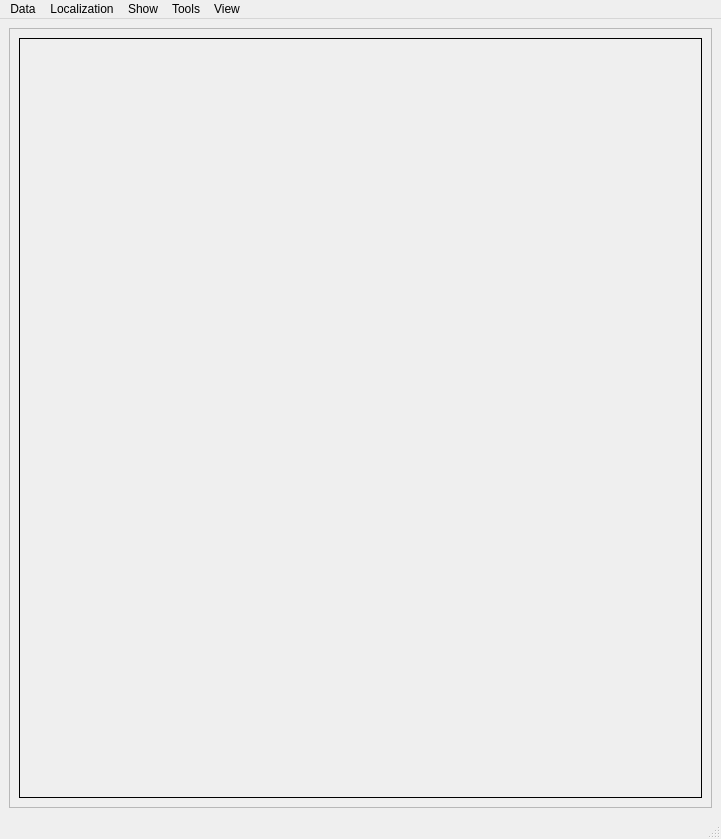
<?xml version="1.0" encoding="UTF-8"?>
<ui version="4.0">
 <class>MainWindow</class>
 <widget class="QMainWindow" name="MainWindow">
  <property name="geometry">
   <rect>
    <x>0</x>
    <y>0</y>
    <width>721</width>
    <height>839</height>
   </rect>
  </property>
  <property name="sizePolicy">
   <sizepolicy hsizetype="Minimum" vsizetype="Minimum">
    <horstretch>0</horstretch>
    <verstretch>0</verstretch>
   </sizepolicy>
  </property>
  <property name="windowTitle">
   <string>MainWindow</string>
  </property>
  <property name="tabShape">
   <enum>QTabWidget::Rounded</enum>
  </property>
  <widget class="QWidget" name="centralwidget">
   <property name="layoutDirection">
    <enum>Qt::LeftToRight</enum>
   </property>
   <layout class="QVBoxLayout" name="verticalLayout_4">
    <item>
     <widget class="QSplitter" name="splitter">
      <property name="orientation">
       <enum>Qt::Horizontal</enum>
      </property>
      <widget class="QFrame" name="frame_R">
       <property name="sizePolicy">
        <sizepolicy hsizetype="Expanding" vsizetype="Fixed">
         <horstretch>0</horstretch>
         <verstretch>0</verstretch>
        </sizepolicy>
       </property>
       <property name="frameShape">
        <enum>QFrame::StyledPanel</enum>
       </property>
       <property name="frameShadow">
        <enum>QFrame::Raised</enum>
       </property>
       <layout class="QVBoxLayout" name="verticalLayout_2">
        <item>
         <widget class="QFrame" name="viewer_F">
          <property name="sizePolicy">
           <sizepolicy hsizetype="Expanding" vsizetype="Expanding">
            <horstretch>0</horstretch>
            <verstretch>0</verstretch>
           </sizepolicy>
          </property>
          <property name="minimumSize">
           <size>
            <width>0</width>
            <height>0</height>
           </size>
          </property>
          <property name="frameShape">
           <enum>QFrame::Box</enum>
          </property>
         </widget>
        </item>
        <item>
         <layout class="QHBoxLayout" name="horizontalLayout_11"/>
        </item>
       </layout>
      </widget>
     </widget>
    </item>
   </layout>
  </widget>
  <widget class="QMenuBar" name="menubar">
   <property name="geometry">
    <rect>
     <x>0</x>
     <y>0</y>
     <width>721</width>
     <height>27</height>
    </rect>
   </property>
   <widget class="QMenu" name="menuSerie">
    <property name="title">
     <string>Data</string>
    </property>
    <addaction name="action_Load_serie_1"/>
    <addaction name="action_Load_serie_2"/>
   </widget>
   <widget class="QMenu" name="menuAction">
    <property name="title">
     <string>Localization</string>
    </property>
    <addaction name="actionRun"/>
    <addaction name="actionDelete"/>
    <addaction name="actionRestart"/>
   </widget>
   <widget class="QMenu" name="menuShow">
    <property name="title">
     <string>Show</string>
    </property>
    <addaction name="actionColor_Model"/>
    <addaction name="actionObject_List"/>
   </widget>
   <widget class="QMenu" name="menuTools">
    <property name="title">
     <string>Tools</string>
    </property>
    <addaction name="actionCircle"/>
    <addaction name="actionRuler"/>
   </widget>
   <widget class="QMenu" name="menuView">
    <property name="title">
     <string>View</string>
    </property>
    <addaction name="actionAxial"/>
    <addaction name="actionFrontal"/>
    <addaction name="actionSagital"/>
   </widget>
   <addaction name="menuSerie"/>
   <addaction name="menuAction"/>
   <addaction name="menuShow"/>
   <addaction name="menuTools"/>
   <addaction name="menuView"/>
  </widget>
  <widget class="QStatusBar" name="statusbar"/>
  <action name="action_Load_serie_1">
   <property name="text">
    <string>Load serie #1...</string>
   </property>
  </action>
  <action name="action_Load_serie_2">
   <property name="text">
    <string>Load serie #2...</string>
   </property>
  </action>
  <action name="actionRun">
   <property name="text">
    <string>Run</string>
   </property>
  </action>
  <action name="actionDelete">
   <property name="text">
    <string>Delete</string>
   </property>
  </action>
  <action name="actionRestart">
   <property name="text">
    <string>Restart</string>
   </property>
  </action>
  <action name="actionColor_Model">
   <property name="text">
    <string>Color Model</string>
   </property>
  </action>
  <action name="actionObject_List">
   <property name="text">
    <string>Object List</string>
   </property>
  </action>
  <action name="actionCircle">
   <property name="text">
    <string>Circle</string>
   </property>
  </action>
  <action name="actionRuler">
   <property name="text">
    <string>Ruler</string>
   </property>
  </action>
  <action name="actionAxial">
   <property name="text">
    <string>Axial</string>
   </property>
  </action>
  <action name="actionFrontal">
   <property name="text">
    <string>Frontal</string>
   </property>
  </action>
  <action name="actionSagital">
   <property name="text">
    <string>Sagital</string>
   </property>
  </action>
 </widget>
 <resources/>
 <connections/>
</ui>
